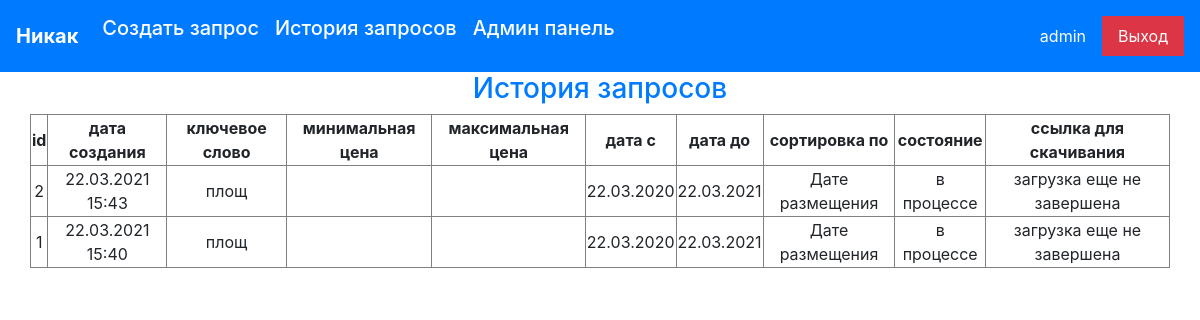
Screenshot of /history (signed in) with the database file from the repository.
### data/models.py (models this page shows)
class User(SqlAlchemyBase, UserMixin):
    __tablename__ = 'user'
    id = sqlalchemy.Column(
        sqlalchemy.Integer, primary_key=True, autoincrement=True)
    name = sqlalchemy.Column(sqlalchemy.String)
    role = sqlalchemy.Column(sqlalchemy.String, default='user')
    key = sqlalchemy.Column(sqlalchemy.String)
    is_approved = sqlalchemy.Column(sqlalchemy.Boolean, default=False)
    is_banned = sqlalchemy.Column(sqlalchemy.Boolean, default=False)
    is_parsing = sqlalchemy.Column(sqlalchemy.Boolean, default=False)
    reg_date = sqlalchemy.Column(
        sqlalchemy.DateTime, default=datetime.datetime.now())
    auth = orm.relation('Auth', back_populates="user")
    history = orm.relation('History', back_populates='user')

class History(SqlAlchemyBase):
    __tablename__ = 'history'
    id = sqlalchemy.Column(
        sqlalchemy.Integer, primary_key=True, autoincrement=True)
    user_id = sqlalchemy.Column(
        sqlalchemy.Integer, sqlalchemy.ForeignKey('user.id'))
    state = sqlalchemy.Column(sqlalchemy.String)
    tag = sqlalchemy.Column(sqlalchemy.String, nullable=True)
    min_price = sqlalchemy.Column(sqlalchemy.Integer, nullable=True)
    max_price = sqlalchemy.Column(sqlalchemy.BigInteger, nullable=True)
    date_from = sqlalchemy.Column(sqlalchemy.DateTime, nullable=True)
    date_to = sqlalchemy.Column(
        sqlalchemy.DateTime, default=datetime.datetime.now())
    sort_filter = sqlalchemy.Column(sqlalchemy.String)
    sort_direction = sqlalchemy.Column(sqlalchemy.Boolean, default=False)
    document = sqlalchemy.Column(sqlalchemy.Text, nullable=True)
    html = sqlalchemy.Column(sqlalchemy.Text, nullable=True)
    date = sqlalchemy.Column(
        sqlalchemy.DateTime, default=datetime.datetime.now())
    user = orm.relation('User')

### request_blueprint.py (the view)
@blueprint.route('/history')
@login_required
def history():
    histories = db_additions.load_histories(current_user.id)
    return render_template('history.html', str=str, histories=histories)

### data/db_session.py (called while the page is built)
def create_session() -> Session:
    global __factory
    return __factory()

### db_additions.py (called while the page is built)
def load_histories(user_id) -> list:
    session = db_session.create_session()
    histories = session.query(History).filter(History.user_id == user_id).all()
    return reversed(histories)

### login.py (called while the page is built)
@login_manager.user_loader
def load_user(user_id):
    session = db_session.create_session()
    return session.query(User).get(user_id)

### templates/history.html (shortened to what this page needs)
{% extends "form.html" %}
{% block style %}
<link rel="stylesheet" href="{{ url_for('static', filename='css/history.css') }}">
{% endblock %}
{% block content %}
<h3 class="text-primary text-center">История запросов</h3>
<table class="history__table" border="1px">
    <thead>
        <th>id</th>
        <th>дата создания</th>
        <th>ключевое слово</th>
        <th>минимальная цена</th>
        <th>максимальная цена</th>
        <th>дата с</th>
        <th>дата до</th>
        <th>сортировка по</th>
        <th>состояние</th>
        <th>ссылка для скачивания</th>
    </thead>
    <tbody>
        {% for history in histories %}
        <tr>
            {% if history.state == 'завершён' %}
            <td><a href="{{ '/download/history?id=' + str(history.id) }}">{{ history.id }}</a></td>
            {% else %}
            <td>{{ history.id }}</td>
            {% endif %}
            <td>{{ history.date.strftime('%d.%m.%Y %H:%M') }}</td>
            {% if history.tag %}
            <td>{{ history.tag }}</td>
            {% else %}
            <td></td>
            {% endif %}
            {% if history.min_price %}
            <td>{{ history.min_price }}</td>
            {% else %}
            <td></td>
            {% endif %}
            {% if history.max_price %}
            <td>{{ history.max_price }}</td>
            {% else %}
            <td></td>
            {% endif %}
            {% if history.date_from %}
            <td>{{ history.date_from.strftime('%d.%m.%Y')}}</td>
            {% else %}
            <td></td>
            {% endif %}
            <td>{{ history.date_to.strftime('%d.%m.%Y') }}</td>
            <td>{{ history.sort_filter.replace('+', ' ') }}</td>
            <td>{{ history.state }}</td>
            {% if history.state == 'завершён' %}
            <td><a href="{{ '/download/csv?id=' + str(history.id) }}">скачать</a></td>
            {% else %}
            <td>загрузка еще не завершена</td>
            {% endif %}
        </tr>
        {% endfor %}
    </tbody>
</table>
{% endblock %}

### templates/form.html (shortened to what this page needs)
<!DOCTYPE html>
<html lang="en">
<head>
    <link rel="stylesheet" href="https://stackpath.bootstrapcdn.com/bootstrap/4.5.2/css/bootstrap.min.css"
>
    {% block style %}
    {% endblock %}
</head>
<body>
    <nav class="navbar navbar-expand-md navbar-dark bg-primary sticky-top">
        <a href="{{ url_for('index') }}" class="navbar-brand font-weight-bold" id="title">Никак</a>
        <div class="collapse navbar-collapse" id="navbarContent">
            <ul class="navbar-nav mr-auto mb-2">
                <li class="nav-item"><a href="{{ url_for('index') }}" class="nav-link text-white h5">Создать запрос</a></li>
                <li class="nav-item"><a href="/history" class="nav-link text-white h5">История запросов</a></li>
                {% if current_user.role == 'admin' %}
                <li class="nav-item"><a href="/admin" class="nav-link text-white h5">Админ панель</a></li>
                {% endif %}
            </ul>
            <a href="#" class="nav-link text-white" id='username'>{{ current_user.name }}</a>
            <a href="/logout" class="bg-danger nav-link text-center" style="color: white;">Выход</a>
        </div>
    </nav>
    {% block content%}
    {% endblock %}
</body>
</html>

### static/css/history.css (style rules this page uses)
.history__table { width: 95%; margin: auto; text-align: center; }

### rows the page displays
User: name "admin"
History: id "2", date "22.03.2021 15:43", tag "площ", date_from "22.03.2020", date_to "22.03.2021", sort_filter.replace "Дате размещения", state "в процессе", shows "загрузка еще не завершена"
History: id "1", date "22.03.2021 15:40", tag "площ", date_from "22.03.2020", date_to "22.03.2021", sort_filter.replace "Дате размещения", state "в процессе", shows "загрузка еще не завершена"
